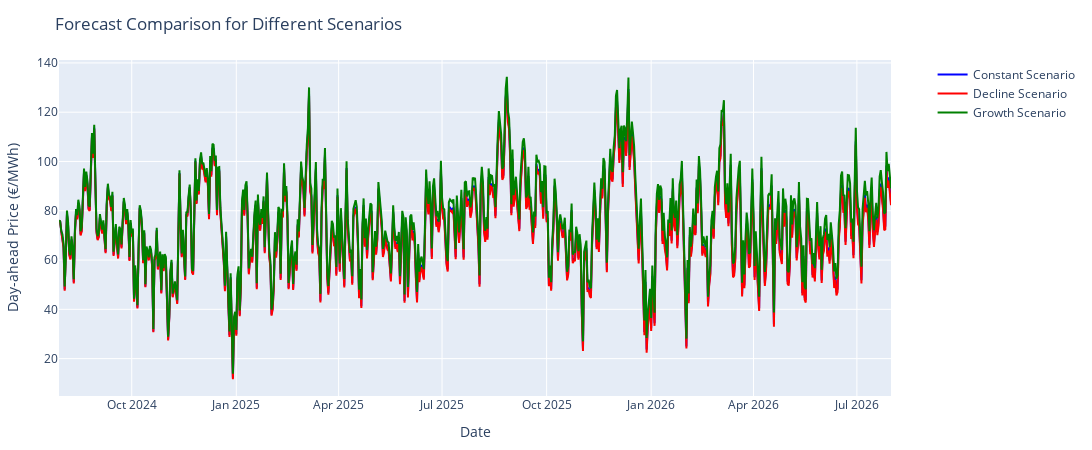

The code cell stored with this chart in its notebook:
### Markdown cell above
## Plotting all results together

### Code cell
import pandas as pd
import plotly.graph_objs as go
import plotly.io as pio

# Load the CSV files
df_constant = pd.read_csv('prophet_results_constant.csv')
df_decline = pd.read_csv('prophet_results_decline.csv')
df_growth = pd.read_csv('prophet_results_growth.csv')

# Merge them on the 'ds' column
merged_df = df_constant.merge(
    df_decline, on='ds', suffixes=('_constant', '_decline'))
merged_df = merged_df.merge(df_growth, on='ds')
merged_df.rename(columns={'yhat': 'yhat_growth'}, inplace=True)

print(merged_df.head())

# Plot the results
trace_constant = go.Scatter(
    x=merged_df['ds'],
    y=merged_df['yhat_constant'],
    mode='lines',
    name='Constant Scenario',
    line=dict(color='blue')
)

trace_decline = go.Scatter(
    x=merged_df['ds'],
    y=merged_df['yhat_decline'],
    mode='lines',
    name='Decline Scenario',
    line=dict(color='red')
)

trace_growth = go.Scatter(
    x=merged_df['ds'],
    y=merged_df['yhat_growth'],
    mode='lines',
    name='Growth Scenario',
    line=dict(color='green')
)

# Create the figure and add the traces
fig = go.Figure()
fig.add_trace(trace_constant)
fig.add_trace(trace_decline)
fig.add_trace(trace_growth)

# Customize the layout
fig.update_layout(
    title='Forecast Comparison for Different Scenarios',
    xaxis_title='Date',
    yaxis_title='Day-ahead Price (€/MWh)',
    legend=dict(x=1.05, y=1),
    margin=dict(t=60, b=20, l=20, r=20),
    width=1200,
    height=450
)

# Show the plot
pio.show(fig)

# Save the plot as .png
pio.write_image(fig, 'forecast_comparison.png')

### Figure 1 — Plotly figure (JSON) as saved in the notebook; plotly's stock layout.template omitted (floating-point values rounded to 4 significant figures; data arrays with more than 128 entries replaced by an {"elided": "..."} marker saying what was removed)
{"data": [{"line": {"color": "blue"}, "mode": "lines", "name": "Constant Scenario", "type": "scatter", "x": {"elided": "733 str values"}, "y": {"elided": "733 float values"}}, {"line": {"color": "red"}, "mode": "lines", "name": "Decline Scenario", "type": "scatter", "x": {"elided": "733 str values"}, "y": {"elided": "733 float values"}}, {"line": {"color": "green"}, "mode": "lines", "name": "Growth Scenario", "type": "scatter", "x": {"elided": "733 str values"}, "y": {"elided": "733 float values"}}], "layout": {"height": 450, "legend": {"x": 1.05, "y": 1}, "margin": {"b": 20, "l": 20, "r": 20, "t": 60}, "title": {"text": "Forecast Comparison for Different Scenarios"}, "width": 1200, "xaxis": {"title": {"text": "Date"}}, "yaxis": {"title": {"text": "Day-ahead Price (€/MWh)"}}}}
